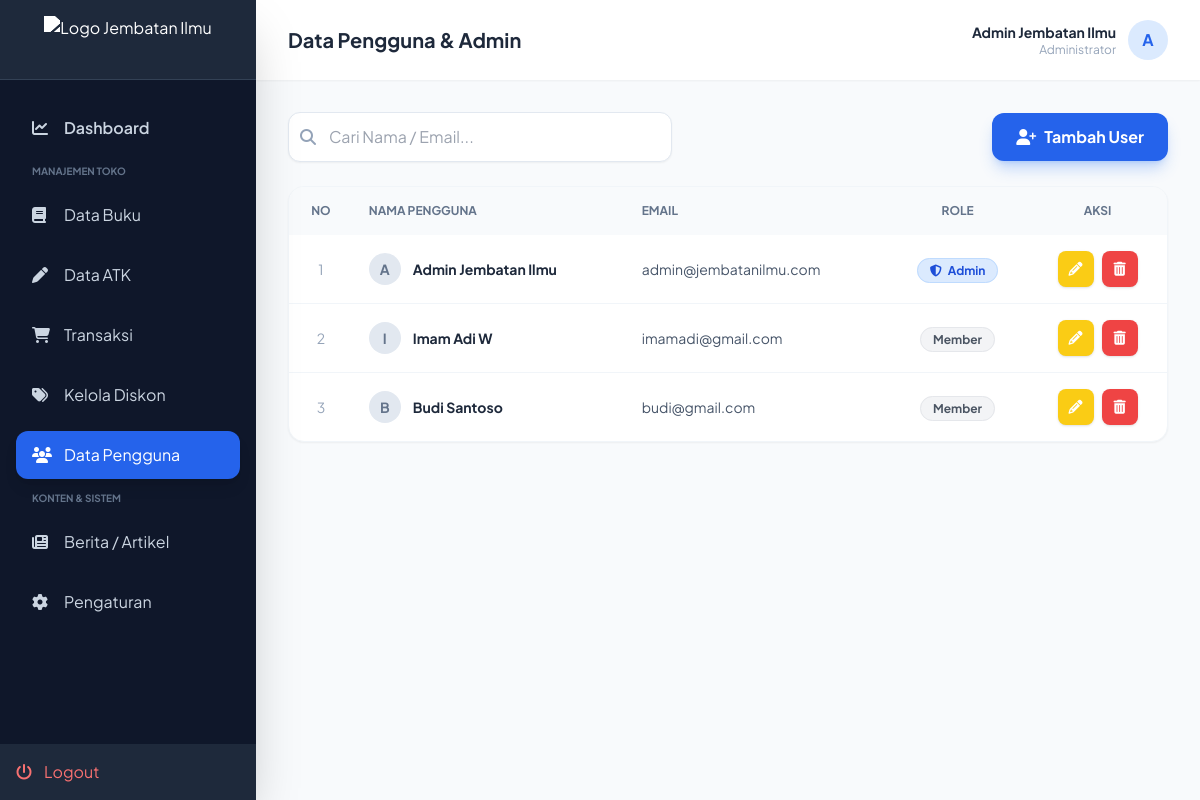
Screenshot of /manajemen_pengguna.php (signed in) with the database file from the repository.
### tables this page shows
CREATE TABLE `users` (
  `id` int(11) NOT NULL,
  `nama` varchar(100) DEFAULT NULL,
  `email` varchar(100) DEFAULT NULL,
  `password` varchar(255) DEFAULT NULL,
  `role` enum('admin','member') DEFAULT 'member'
);

### manajemen_pengguna.php (the view, shortened to what this page needs)
<?php
include 'koneksi.php';
if (isset($_SESSION['user_email'])) {
    $email_login = $_SESSION['user_email'];
    $query_admin = mysqli_query($conn, "SELECT * FROM users WHERE email='$email_login'");
    $admin = mysqli_fetch_assoc($query_admin);
} else {
    $admin = ['nama' => 'Admin Utama', 'role' => 'admin'];
}
$mode = isset($_GET['aksi']) ? $_GET['aksi'] : 'tampil';
$data_edit = [
    'id' => '', 'nama' => '', 'email' => '', 'role' => 'member'
];
?>
<!DOCTYPE html>
<html lang="id">
<head>
    <script src="https://cdn.tailwindcss.com"></script>
    <link href="https://cdnjs.cloudflare.com/ajax/libs/font-awesome/6.4.0/css/all.min.css" rel="stylesheet">
</head>
<body class="bg-slate-50 text-slate-800">
    <div class="flex h-screen overflow-hidden">
        <aside id="sidebar" class="w-64 bg-slate-900 text-white flex-col shadow-2xl hidden md:flex absolute md:relative z-50 h-full">
            <div class="h-20 flex items-center justify-between px-4 border-b border-slate-700 bg-slate-800 relative">
                <div class="flex-1 flex justify-center">
                    <img src="Jembatan Ilmu.png" alt="Logo Jembatan Ilmu" class="h-12 w-auto brightness-0 invert transition-all duration-300 hover:scale-105">
                </div>
            </div>
            <nav class="flex-1 px-4 py-6 space-y-3 overflow-y-auto">
                <a href="admin.php" class="flex items-center px-4 py-3 text-slate-300 hover:text-white transition">
                    <i class="fas fa-chart-line w-8"></i>
                    <span class="font-semibold">Dashboard</span>
                </a>
                <p class="px-4 text-[10px] font-bold text-slate-500 uppercase mt-4">Manajemen Toko</p>
                <a href="manajemen_buku.php" class="flex items-center px-4 py-3 text-slate-300 hover:text-white transition">
                    <i class="fas fa-book w-8"></i> <span>Data Buku</span>
                </a>
                <a href="manajemen_atk.php" class="flex items-center px-4 py-3 text-slate-300 hover:text-white transition">
                    <i class="fas fa-pen w-8"></i> <span>Data ATK</span>
                </a>
                <a href="manajemen_transaksi.php" class="flex items-center px-4 py-3 text-slate-300 hover:text-white transition">
                    <i class="fas fa-shopping-cart w-8"></i> <span>Transaksi</span>
                </a>
                <a href="manajemen_diskon.php" class="flex items-center px-4 py-3 text-slate-300 hover:text-white transition">
                    <i class="fas fa-tags w-8"></i> <span>Kelola Diskon</span>
                </a>
                <a href="manajemen_pengguna.php" class="flex items-center px-4 py-3 bg-blue-600 text-white rounded-xl shadow-lg transition">
                    <i class="fas fa-users w-8"></i> <span>Data Pengguna</span>
                </a>
                <p class="px-4 text-[10px] font-bold text-slate-500 uppercase mt-4">Konten & Sistem</p>
                <a href="manajemen_berita.php" class="flex items-center px-4 py-3 text-slate-300 hover:text-white transition">
                    <i class="fas fa-newspaper w-8"></i> <span>Berita / Artikel</span>
                </a>
                <a href="pengaturan_admin.php" class="flex items-center px-4 py-3 text-slate-300 hover:text-white transition">
                    <i class="fas fa-cog w-8"></i> <span>Pengaturan</span>
                </a>
            </nav>
            <div class="p-4 bg-slate-800">
                <a href="logout.php" class="flex items-center gap-3 text-red-400 hover:text-red-300 transition"><i class="fas fa-power-off"></i> <span>Logout</span></a>
            </div>
        </aside>
        <main class="flex-1 flex flex-col h-screen overflow-hidden relative">
            <header class="h-20 bg-white shadow-sm flex items-center justify-between px-8 z-10">
                <div class="flex items-center gap-4">
                    <h2 class="text-xl font-bold text-slate-800">Data Pengguna & Admin</h2>
                </div>
                                <div class="flex items-center gap-3">
                    <div class="text-right hidden sm:block">
                        <p class="text-sm font-bold"><?= $admin['nama']; ?></p>
                        <p class="text-xs text-slate-400">Administrator</p>
                    </div>
                    <div class="h-10 w-10 bg-blue-100 text-blue-600 rounded-full flex items-center justify-center font-bold">
                        <?= strtoupper(substr($admin['nama'], 0, 1)); ?>
                    </div>
                </div>
            </header>
            <div class="flex-1 overflow-y-auto p-8">
                <?php if ($mode == 'tambah' || $mode == 'edit'): ?>
                <div class="max-w-3xl mx-auto bg-white rounded-2xl shadow-lg border border-slate-100 overflow-hidden">
                    <div class="bg-slate-800 px-6 py-4 flex justify-between items-center">
                        <h3 class="text-white font-bold text-lg">
                            <?= ($mode == 'edit') ? '<i class="fas fa-user-edit mr-2"></i> Edit Pengguna' : '<i class="fas fa-user-plus mr-2"></i> Tambah Pengguna'; ?>
                        </h3>
                        <a href="manajemen_pengguna.php" class="text-slate-400 hover:text-white"><i class="fas fa-times text-xl"></i></a>
                    </div>
                    <form action="manajemen_pengguna.php" method="POST" class="p-8">
                        <input type="hidden" name="id" value="<?= $data_edit['id']; ?>">
                        <div class="space-y-5">
                            <div>
                                <label class="block text-sm font-bold text-slate-700 mb-1">Nama Lengkap</label>
                                <input type="text" name="nama" value="<?= $data_edit['nama']; ?>" required class="w-full px-4 py-3 rounded-lg border focus:ring-2 focus:ring-blue-500 outline-none">
                            </div>
                            <div class="grid grid-cols-1 md:grid-cols-2 gap-6">
                                <div>
                                    <label class="block text-sm font-bold text-slate-700 mb-1">Alamat Email</label>
                                    <input type="email" name="email" value="<?= $data_edit['email']; ?>" required class="w-full px-4 py-3 rounded-lg border focus:ring-2 focus:ring-blue-500 outline-none">
                                </div>
                                <div>
                                    <label class="block text-sm font-bold text-slate-700 mb-1">Hak Akses / Role</label>
                                    <select name="role" class="w-full px-4 py-3 rounded-lg border bg-white focus:ring-2 focus:ring-blue-500 outline-none">
                                        <option value="member" <?= ($data_edit['role'] == 'member') ? 'selected' : ''; ?>>Member (Pelanggan)</option>
                                        <option value="admin" <?= ($data_edit['role'] == 'admin') ? 'selected' : ''; ?>>Administrator (Super User)</option>
                                    </select>
                                </div>
                            </div>
                            <div class="bg-yellow-50 p-4 rounded-lg border border-yellow-200">
                                <label class="block text-sm font-bold text-slate-700 mb-1">Password</label>
                                <input type="password" name="password" placeholder="******" class="w-full px-4 py-3 rounded-lg border focus:ring-2 focus:ring-blue-500 outline-none bg-white">
                                <?php if($mode == 'edit'): ?>
                                    <p class="text-xs text-slate-500 mt-1 italic">* Kosongkan jika tidak ingin mengubah password.</p>
                                <?php else: ?>
                                    <p class="text-xs text-slate-500 mt-1 italic">* Wajib diisi untuk pengguna baru.</p>
                                <?php endif; ?>
                            </div>
                        </div>
                        <div class="mt-8 flex gap-3 border-t pt-6">
                            <button type="submit" name="simpan" class="bg-blue-600 hover:bg-blue-700 text-white font-bold py-3 px-8 rounded-xl shadow-lg transition flex-1">
                                <i class="fas fa-save mr-2"></i> Simpan Data
                            </button>
                            <a href="manajemen_pengguna.php" class="bg-slate-200 hover:bg-slate-300 text-slate-700 font-bold py-3 px-6 rounded-xl transition">Batal</a>
                        </div>
                    </form>
                </div>
                <?php else: ?>
                <div class="flex flex-col md:flex-row justify-between items-center mb-6 gap-4">
                    <form method="GET" class="relative w-full md:w-96">
                        <span class="absolute inset-y-0 left-0 flex items-center pl-3 text-slate-400"><i class="fas fa-search"></i></span>
                        <input type="text" name="cari" placeholder="Cari Nama / Email..." class="w-full pl-10 pr-4 py-3 rounded-xl border border-slate-200 focus:outline-none focus:ring-2 focus:ring-blue-500 shadow-sm">
                    </form>
                    <a href="manajemen_pengguna.php?aksi=tambah" class="bg-blue-600 hover:bg-blue-700 text-white font-bold py-3 px-6 rounded-xl shadow-lg shadow-blue-500/30 transition flex items-center gap-2">
                        <i class="fas fa-user-plus"></i> Tambah User
                    </a>
                </div>
                <div class="bg-white rounded-2xl shadow-sm border border-slate-100 overflow-hidden">
                    <div class="overflow-x-auto">
                        <table class="w-full text-left border-collapse">
                            <thead class="bg-slate-50 text-slate-500 text-xs uppercase font-bold">
                                <tr>
                                    <th class="p-4 text-center">No</th>
                                    <th class="p-4">Nama Pengguna</th>
                                    <th class="p-4">Email</th>
                                    <th class="p-4 text-center">Role</th>
                                    <th class="p-4 text-center">Aksi</th>
                                </tr>
                            </thead>
                            <tbody class="divide-y divide-slate-100 text-sm">
                                <?php
                                $keyword = isset($_GET['cari']) ? $_GET['cari'] : '';
                                $query_sql = "SELECT * FROM users WHERE nama LIKE '%$keyword%' OR email LIKE '%$keyword%' ORDER BY role ASC, id DESC";
                                $result = mysqli_query($conn, $query_sql);
                                $no = 1;
                                if (mysqli_num_rows($result) > 0) {
                                    while ($row = mysqli_fetch_assoc($result)) {
                                ?>
                                <tr class="hover:bg-blue-50 transition duration-200">
                                    <td class="p-4 text-center text-slate-400"><?= $no++; ?></td>
                                    <td class="p-4">
                                        <div class="flex items-center gap-3">
                                            <div class="w-8 h-8 rounded-full bg-slate-200 flex items-center justify-center text-slate-500 font-bold">
                                                <?= strtoupper(substr($row['nama'], 0, 1)); ?>
                                            </div>
                                            <span class="font-bold text-slate-800"><?= $row['nama']; ?></span>
                                        </div>
                                    </td>
                                    <td class="p-4 text-slate-600"><?= $row['email']; ?></td>
                                    <td class="p-4 text-center">
                                        <?php if($row['role'] == 'admin'): ?>
                                            <span class="px-3 py-1 bg-blue-100 text-blue-700 rounded-full text-xs font-bold border border-blue-200">
                                                <i class="fas fa-shield-alt mr-1"></i> Admin
                                            </span>
                                        <?php else: ?>
                                            <span class="px-3 py-1 bg-gray-100 text-gray-600 rounded-full text-xs font-bold border border-gray-200">
                                                Member
                                            </span>
                                        <?php endif; ?>
                                    </td>
                                    <td class="p-4 text-center">
                                        <div class="flex justify-center gap-2">
                                            <a href="manajemen_pengguna.php?aksi=edit&id=<?= $row['id']; ?>" class="w-9 h-9 rounded-lg bg-yellow-400 hover:bg-yellow-500 text-white flex items-center justify-center shadow transition"><i class="fas fa-pencil-alt"></i></a>
                                            <a href="manajemen_pengguna.php?aksi=hapus&id=<?= $row['id']; ?>" onclick="return confirm('Yakin hapus user ini?')" class="w-9 h-9 rounded-lg bg-red-500 hover:bg-red-600 text-white flex items-center justify-center shadow transition"><i class="fas fa-trash-alt"></i></a>
                                        </div>
                                    </td>
                                </tr>
                                <?php
                                    }
                                } else {
                                    echo "<tr><td colspan='5' class='p-8 text-center text-slate-400'>Data pengguna tidak ditemukan.</td></tr>";
                                }
                                ?>
                            </tbody>
                        </table>
                    </div>
                </div>
                <?php endif; ?>
            </div>
        </main>
    </div>
</body>
</html>

### manajemen_pengguna.php (style rules this page uses)
body { font-family: 'Plus Jakarta Sans', sans-serif; }

### rows the page displays
users: nama "Admin Jembatan Ilmu", nama "A", email "admin@jembatanilmu.com", role "admin" (drawn)
users: nama "I", nama "Imam Adi W", email "imamadi@gmail.com", role "Member"
users: nama "B", nama "Budi Santoso", email "budi@gmail.com", role "Member"
